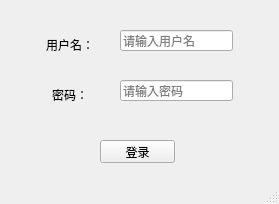
<?xml version="1.0" encoding="UTF-8"?>
<ui version="4.0">
 <class>MainWindow</class>
 <widget class="QMainWindow" name="MainWindow">
  <property name="geometry">
   <rect>
    <x>0</x>
    <y>0</y>
    <width>279</width>
    <height>204</height>
   </rect>
  </property>
  <property name="windowTitle">
   <string>登录界面</string>
  </property>
  <widget class="QWidget" name="centralwidget">
   <widget class="QLabel" name="label">
    <property name="geometry">
     <rect>
      <x>30</x>
      <y>30</y>
      <width>80</width>
      <height>30</height>
     </rect>
    </property>
    <property name="text">
     <string>用户名：</string>
    </property>
    <property name="alignment">
     <set>Qt::AlignmentFlag::AlignCenter</set>
    </property>
   </widget>
   <widget class="QLabel" name="label_2">
    <property name="geometry">
     <rect>
      <x>30</x>
      <y>80</y>
      <width>80</width>
      <height>30</height>
     </rect>
    </property>
    <property name="text">
     <string>密码：</string>
    </property>
    <property name="alignment">
     <set>Qt::AlignmentFlag::AlignCenter</set>
    </property>
   </widget>
   <widget class="QLineEdit" name="lineEdit">
    <property name="geometry">
     <rect>
      <x>120</x>
      <y>30</y>
      <width>113</width>
      <height>21</height>
     </rect>
    </property>
    <property name="text">
     <string/>
    </property>
    <property name="placeholderText">
     <string>请输入用户名</string>
    </property>
   </widget>
   <widget class="QLineEdit" name="lineEdit_2">
    <property name="geometry">
     <rect>
      <x>120</x>
      <y>80</y>
      <width>113</width>
      <height>21</height>
     </rect>
    </property>
    <property name="placeholderText">
     <string>请输入密码</string>
    </property>
   </widget>
   <widget class="QPushButton" name="pushButton">
    <property name="geometry">
     <rect>
      <x>100</x>
      <y>140</y>
      <width>75</width>
      <height>23</height>
     </rect>
    </property>
    <property name="text">
     <string>登录</string>
    </property>
   </widget>
  </widget>
  <widget class="QStatusBar" name="statusbar"/>
 </widget>
 <resources/>
 <connections/>
</ui>
